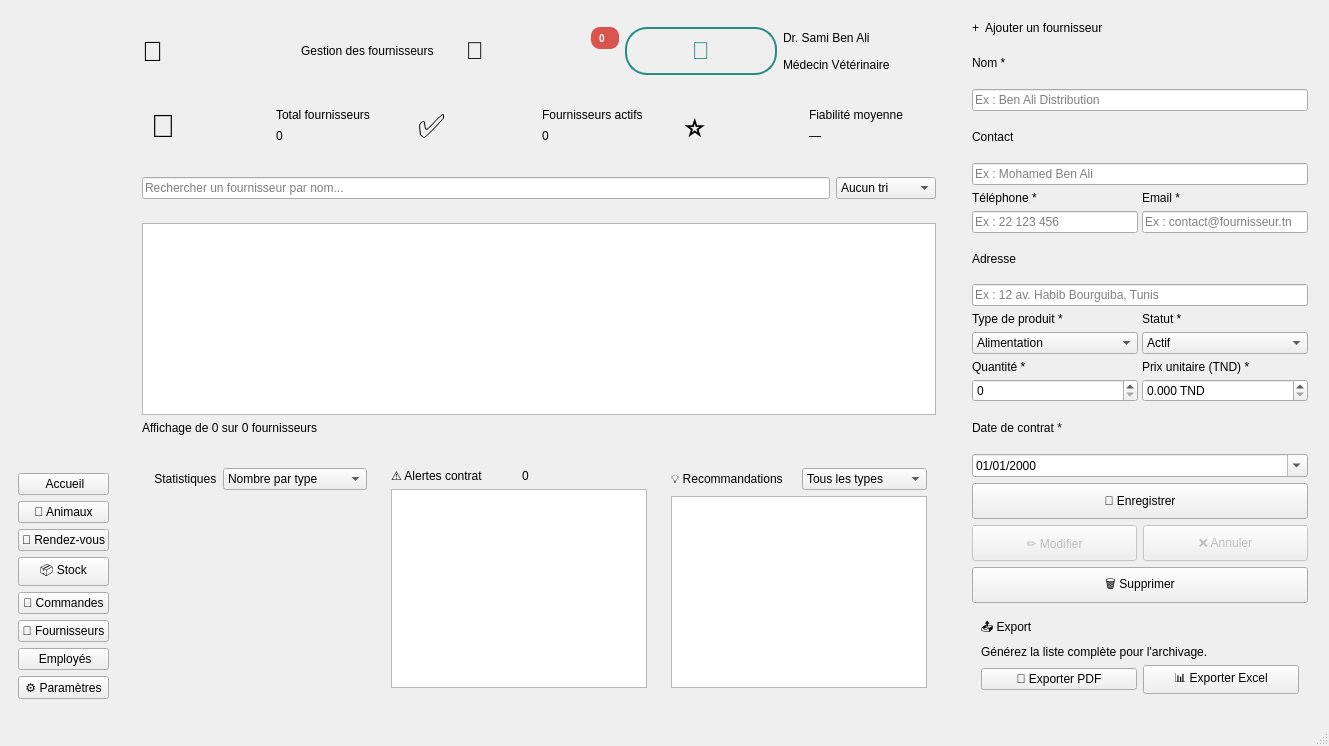
<?xml version="1.0" encoding="UTF-8"?>
<ui version="4.0">
 <class>MainWindow</class>
 <widget class="QMainWindow" name="MainWindow">
  <property name="windowTitle"><string>Pet Manager - Smart Pet Care Center</string></property>
  <property name="minimumSize"><size><width>1280</width><height>720</height></size></property>
  <widget class="QWidget" name="centralwidget">
   <layout class="QHBoxLayout" name="layout_main">
    <item>
     <widget class="QFrame" name="frame_sidebar">
      <property name="maximumSize"><size><width>230</width><height>16777215</height></size></property>
      <layout class="QVBoxLayout" name="layout_sidebar">
       <item><widget class="QLabel" name="label_logo"/></item>
       <item><widget class="QPushButton" name="btn_menu_accueil"><property name="text"><string> Accueil</string></property></widget></item>
       <item><widget class="QPushButton" name="btn_menu_animaux"><property name="text"><string>🐾 Animaux</string></property></widget></item>
       <item><widget class="QPushButton" name="btn_menu_rdv"><property name="text"><string>📅 Rendez-vous</string></property></widget></item>
       <item><widget class="QPushButton" name="btn_menu_stock"><property name="text"><string>📦 Stock</string></property></widget></item>
       <item><widget class="QPushButton" name="btn_menu_commandes"><property name="text"><string>🛒 Commandes</string></property></widget></item>
       <item><widget class="QPushButton" name="btn_menu_fournisseurs"><property name="text"><string>🚚 Fournisseurs</string></property></widget></item>
       <item><widget class="QPushButton" name="btn_menu_employes"><property name="text"><string> Employés</string></property></widget></item>
       <item><widget class="QPushButton" name="btn_menu_parametres"><property name="text"><string>⚙️ Paramètres</string></property></widget></item>
       <item><spacer name="verticalSpacer"><property name="orientation"><enum>Qt::Vertical</enum></property></spacer></item>
      </layout>
     </widget>
    </item>
    <item>
     <widget class="QFrame" name="frame_content">
      <layout class="QVBoxLayout" name="layout_content">
       <item>
        <widget class="QFrame" name="frame_header">
         <layout class="QHBoxLayout" name="layout_header">
          <item><widget class="QLabel" name="label_title_icon"><property name="text"><string>🚚</string></property><property name="styleSheet"><string>font-size: 28px;</string></property></widget></item>
          <item><widget class="QLabel" name="label_page_title"><property name="text"><string>Gestion des fournisseurs</string></property></widget></item>
          <item><spacer name="hSpacer_header"><property name="orientation"><enum>Qt::Horizontal</enum></property></spacer></item>
          <item>
           <widget class="QFrame" name="frame_bell_container">
            <property name="frameShape"><enum>QFrame::NoFrame</enum></property>
            <layout class="QGridLayout" name="layout_bell_grid">
             <property name="leftMargin"><number>0</number></property>
             <property name="topMargin"><number>0</number></property>
             <property name="rightMargin"><number>0</number></property>
             <property name="bottomMargin"><number>0</number></property>
             <item row="0" column="0">
              <widget class="QLabel" name="label_bell"><property name="text"><string>🔔</string></property><property name="styleSheet"><string>font-size: 24px;</string></property></widget>
             </item>
             <item row="0" column="0" alignment="Qt::AlignTop|Qt::AlignRight">
              <widget class="QLabel" name="label_notif_badge"><property name="text"><string>0</string></property><property name="styleSheet"><string>background-color: #D9534F; color: white; border-radius: 9px; font-size: 10px; font-weight: bold; padding: 2px 5px; min-width: 18px; min-height: 18px; qproperty-alignment: AlignCenter;</string></property></widget>
             </item>
            </layout>
           </widget>
          </item>
          <item><widget class="QLabel" name="label_avatar"><property name="text"><string>👤</string></property><property name="alignment"><set>Qt::AlignCenter</set></property><property name="styleSheet"><string>font-size: 24px; color: #2A8C82; border: 2px solid #2A8C82; border-radius: 22px; min-width: 44px; min-height: 44px;</string></property></widget></item>
          <item>
           <layout class="QVBoxLayout" name="layout_user">
            <item><widget class="QLabel" name="label_user_name"><property name="text"><string>Dr. Sami Ben Ali</string></property></widget></item>
            <item><widget class="QLabel" name="label_user_role"><property name="text"><string>Médecin Vétérinaire</string></property></widget></item>
           </layout>
          </item>
         </layout>
        </widget>
       </item>
       <item>
        <widget class="QFrame" name="frame_kpis">
         <layout class="QHBoxLayout" name="layout_kpis">
          <item>
           <widget class="QFrame" name="card_kpi1">
            <layout class="QHBoxLayout" name="layout_kpi1">
             <item><widget class="QLabel" name="label_kpi1_icon"><property name="text"><string>🚚</string></property><property name="styleSheet"><string>font-size: 32px;</string></property></widget></item>
             <item>
              <layout class="QVBoxLayout" name="layout_kpi1_txt">
               <item><widget class="QLabel" name="label_kpi1_title"><property name="text"><string>Total fournisseurs</string></property><property name="alignment"><set>Qt::AlignLeft</set></property></widget></item>
               <item><widget class="QLabel" name="label_kpi1_value"><property name="text"><string>0</string></property><property name="alignment"><set>Qt::AlignLeft</set></property></widget></item>
              </layout>
             </item>
            </layout>
           </widget>
          </item>
          <item>
           <widget class="QFrame" name="card_kpi2">
            <layout class="QHBoxLayout" name="layout_kpi2">
             <item><widget class="QLabel" name="label_kpi2_icon"><property name="text"><string>✅</string></property><property name="styleSheet"><string>font-size: 32px;</string></property></widget></item>
             <item>
              <layout class="QVBoxLayout" name="layout_kpi2_txt">
               <item><widget class="QLabel" name="label_kpi2_title"><property name="text"><string>Fournisseurs actifs</string></property><property name="alignment"><set>Qt::AlignLeft</set></property></widget></item>
               <item><widget class="QLabel" name="label_kpi2_value"><property name="text"><string>0</string></property><property name="alignment"><set>Qt::AlignLeft</set></property></widget></item>
              </layout>
             </item>
            </layout>
           </widget>
          </item>
          <item>
           <widget class="QFrame" name="card_kpi3">
            <layout class="QHBoxLayout" name="layout_kpi3">
             <item><widget class="QLabel" name="label_kpi3_icon"><property name="text"><string>⭐</string></property><property name="styleSheet"><string>font-size: 32px;</string></property></widget></item>
             <item>
              <layout class="QVBoxLayout" name="layout_kpi3_txt">
               <item><widget class="QLabel" name="label_kpi3_title"><property name="text"><string>Fiabilité moyenne</string></property><property name="alignment"><set>Qt::AlignLeft</set></property></widget></item>
               <item><widget class="QLabel" name="label_kpi3_value"><property name="text"><string>—</string></property><property name="alignment"><set>Qt::AlignLeft</set></property></widget></item>
              </layout>
             </item>
            </layout>
           </widget>
          </item>
         </layout>
        </widget>
       </item>
       <item>
        <widget class="QFrame" name="frame_toolbar">
         <layout class="QHBoxLayout" name="layout_toolbar">
          <item><widget class="QLineEdit" name="lineEdit_recherche"><property name="placeholderText"><string>Rechercher un fournisseur par nom...</string></property></widget></item>
          <item>
           <widget class="QComboBox" name="comboBox_tri">
            <item><property name="text"><string>Aucun tri</string></property></item>
            <item><property name="text"><string>Nom (A → Z)</string></property></item>
            <item><property name="text"><string>Nom (Z → A)</string></property></item>
           </widget>
          </item>
         </layout>
        </widget>
       </item>
       <item>
        <widget class="QFrame" name="frame_table">
         <layout class="QVBoxLayout" name="layout_table">
          <item><widget class="QTableWidget" name="tableWidget_fournisseurs"/></item>
          <item><widget class="QLabel" name="label_table_footer"><property name="text"><string>Affichage de 0 sur 0 fournisseurs</string></property></widget></item>
         </layout>
        </widget>
       </item>
       <item>
        <widget class="QFrame" name="frame_bottom">
         <layout class="QHBoxLayout" name="layout_bottom">
          <item>
           <widget class="QFrame" name="card_chart">
            <layout class="QVBoxLayout" name="layout_card_chart">
             <item>
              <layout class="QHBoxLayout" name="layout_chart_head">
               <item><widget class="QLabel" name="label_chart_title"><property name="text"><string> Statistiques</string></property></widget></item>
               <item>
                <widget class="QComboBox" name="comboBox_chart">
                 <item><property name="text"><string>Nombre par type</string></property></item>
                 <item><property name="text"><string>Répartition par statut</string></property></item>
                </widget>
               </item>
              </layout>
             </item>
             <item>
              <widget class="QFrame" name="frame_chart">
               <property name="minimumSize"><size><width>0</width><height>180</height></size></property>
               <layout class="QVBoxLayout" name="layout_chart_container"></layout>
              </widget>
             </item>
            </layout>
           </widget>
          </item>
          <item>
           <widget class="QFrame" name="card_alerts">
            <layout class="QVBoxLayout" name="layout_card_alerts">
             <item>
              <layout class="QHBoxLayout" name="layout_alerts_head">
               <item><widget class="QLabel" name="label_alerts_title"><property name="text"><string>⚠️ Alertes contrat</string></property></widget></item>
               <item><widget class="QLabel" name="label_alerts_badge"><property name="text"><string>0</string></property></widget></item>
              </layout>
             </item>
             <item><widget class="QListWidget" name="listWidget_alertes"/></item>
            </layout>
           </widget>
          </item>
          <item>
           <widget class="QFrame" name="card_suggestions">
            <layout class="QVBoxLayout" name="layout_card_sugg">
             <item>
              <layout class="QHBoxLayout" name="layout_sugg_head">
               <item><widget class="QLabel" name="label_sugg_title"><property name="text"><string>💡 Recommandations</string></property></widget></item>
               <item>
                <widget class="QComboBox" name="comboBox_rec_type">
                 <item><property name="text"><string>Tous les types</string></property></item>
                 <item><property name="text"><string>Alimentation</string></property></item>
                 <item><property name="text"><string>Médicaments</string></property></item>
                 <item><property name="text"><string>Équipement</string></property></item>
                </widget>
               </item>
              </layout>
             </item>
             <item><widget class="QListWidget" name="listWidget_suggestions"/></item>
            </layout>
           </widget>
          </item>
         </layout>
        </widget>
       </item>
      </layout>
     </widget>
    </item>
    <item>
     <widget class="QFrame" name="frame_right">
      <property name="minimumSize"><size><width>360</width><height>0</height></size></property>
      <property name="maximumSize"><size><width>360</width><height>16777215</height></size></property>
      <layout class="QVBoxLayout" name="layout_right">
       <property name="leftMargin"><number>12</number></property>
       <property name="topMargin"><number>12</number></property>
       <property name="rightMargin"><number>12</number></property>
       <property name="bottomMargin"><number>12</number></property>
       <item>
        <widget class="QLabel" name="label_form_title"><property name="text"><string>+  Ajouter un fournisseur</string></property></widget>
       </item>
       <item>
        <widget class="QScrollArea" name="scrollArea_form">
         <property name="frameShape"><enum>QFrame::NoFrame</enum></property>
         <property name="widgetResizable"><bool>true</bool></property>
         <widget class="QWidget" name="scrollAreaWidgetContents">
          <property name="geometry"><rect><x>0</x><y>0</y><width>320</width><height>600</height></rect></property>
          <layout class="QVBoxLayout" name="layout_form">
           <property name="spacing"><number>4</number></property>
           <property name="leftMargin"><number>0</number></property>
           <property name="topMargin"><number>0</number></property>
           <property name="rightMargin"><number>0</number></property>
           <property name="bottomMargin"><number>0</number></property>
           <item><widget class="QLabel" name="label_nom"><property name="text"><string>Nom *</string></property></widget></item>
           <item><widget class="QLineEdit" name="lineEdit_nom"><property name="placeholderText"><string>Ex : Ben Ali Distribution</string></property></widget></item>
           <item><widget class="QLabel" name="label_contact"><property name="text"><string>Contact</string></property></widget></item>
           <item><widget class="QLineEdit" name="lineEdit_contact"><property name="placeholderText"><string>Ex : Mohamed Ben Ali</string></property></widget></item>
           <item>
            <layout class="QHBoxLayout" name="layout_tel_email">
             <item>
              <layout class="QVBoxLayout" name="layout_tel">
               <item><widget class="QLabel" name="label_tel"><property name="text"><string>Téléphone *</string></property></widget></item>
               <item><widget class="QLineEdit" name="lineEdit_tel"><property name="placeholderText"><string>Ex : 22 123 456</string></property></widget></item>
              </layout>
             </item>
             <item>
              <layout class="QVBoxLayout" name="layout_email">
               <item><widget class="QLabel" name="label_email"><property name="text"><string>Email *</string></property></widget></item>
               <item><widget class="QLineEdit" name="lineEdit_email"><property name="placeholderText"><string>Ex : contact@fournisseur.tn</string></property></widget></item>
              </layout>
             </item>
            </layout>
           </item>
           <item><widget class="QLabel" name="label_adresse"><property name="text"><string>Adresse</string></property></widget></item>
           <item><widget class="QLineEdit" name="lineEdit_adresse"><property name="placeholderText"><string>Ex : 12 av. Habib Bourguiba, Tunis</string></property></widget></item>
           <item>
            <layout class="QHBoxLayout" name="layout_type_status">
             <item>
              <layout class="QVBoxLayout" name="layout_type">
               <item><widget class="QLabel" name="label_type"><property name="text"><string>Type de produit *</string></property></widget></item>
               <item><widget class="QComboBox" name="comboBox_type"><item><property name="text"><string>Alimentation</string></property></item><item><property name="text"><string>Accessoires</string></property></item><item><property name="text"><string>Soins et hygiène</string></property></item><item><property name="text"><string>Médicaments</string></property></item><item><property name="text"><string>Équipement</string></property></item></widget></item>
              </layout>
             </item>
             <item>
              <layout class="QVBoxLayout" name="layout_status">
               <item><widget class="QLabel" name="label_status"><property name="text"><string>Statut *</string></property></widget></item>
               <item><widget class="QComboBox" name="comboBox_status"><item><property name="text"><string>Actif</string></property></item><item><property name="text"><string>Suspendu</string></property></item><item><property name="text"><string>Inactif</string></property></item></widget></item>
              </layout>
             </item>
            </layout>
           </item>
           <item>
            <layout class="QHBoxLayout" name="layout_quantite_prix">
             <item>
              <layout class="QVBoxLayout" name="layout_quantite">
               <item><widget class="QLabel" name="label_quantite"><property name="text"><string>Quantité *</string></property></widget></item>
               <item><widget class="QSpinBox" name="spinBox_quantite"><property name="maximum"><number>999999</number></property></widget></item>
              </layout>
             </item>
             <item>
              <layout class="QVBoxLayout" name="layout_prix">
               <item><widget class="QLabel" name="label_prix"><property name="text"><string>Prix unitaire (TND) *</string></property></widget></item>
               <item><widget class="QDoubleSpinBox" name="doubleSpinBox_prix"><property name="suffix"><string> TND</string></property><property name="decimals"><number>3</number></property><property name="maximum"><number>999999</number></property></widget></item>
              </layout>
             </item>
            </layout>
           </item>
           <item><widget class="QLabel" name="label_date"><property name="text"><string>Date de contrat *</string></property></widget></item>
           <item><widget class="QDateEdit" name="dateEdit_contrat"><property name="calendarPopup"><bool>true</bool></property><property name="displayFormat"><string>dd/MM/yyyy</string></property></widget></item>
          </layout>
         </widget>
        </widget>
       </item>
       <item><widget class="QPushButton" name="btn_enregistrer"><property name="text"><string>💾 Enregistrer</string></property><property name="minimumSize"><size><width>0</width><height>36</height></size></property></widget></item>
       <item>
        <layout class="QHBoxLayout" name="layout_mod_ann">
         <item><widget class="QPushButton" name="btn_modifier"><property name="text"><string>✏️ Modifier</string></property><property name="minimumSize"><size><width>0</width><height>36</height></size></property><property name="enabled"><bool>false</bool></property></widget></item>
         <item><widget class="QPushButton" name="btn_annuler"><property name="text"><string>❌ Annuler</string></property><property name="minimumSize"><size><width>0</width><height>36</height></size></property><property name="enabled"><bool>false</bool></property></widget></item>
        </layout>
       </item>
       <item><widget class="QPushButton" name="btn_supprimer"><property name="text"><string>🗑 Supprimer</string></property><property name="minimumSize"><size><width>0</width><height>36</height></size></property></widget></item>
       <item>
        <widget class="QFrame" name="card_export">
         <layout class="QVBoxLayout" name="layout_card_export">
          <item><widget class="QLabel" name="label_export_title"><property name="text"><string>📤 Export</string></property></widget></item>
          <item><widget class="QLabel" name="label_export_desc"><property name="text"><string>Générez la liste complète pour l'archivage.</string></property><property name="wordWrap"><bool>true</bool></property></widget></item>
          <item>
           <layout class="QHBoxLayout" name="layout_export_btns">
            <item><widget class="QPushButton" name="btn_export_pdf"><property name="text"><string>📄 Exporter PDF</string></property></widget></item>
            <item><widget class="QPushButton" name="btn_export_excel"><property name="text"><string>📊 Exporter Excel</string></property></widget></item>
           </layout>
          </item>
         </layout>
        </widget>
       </item>
      </layout>
     </widget>
    </item>
   </layout>
  </widget>
  <widget class="QMenuBar" name="menubar"/>
  <widget class="QStatusBar" name="statusbar"/>
 </widget>
 <resources/>
 <connections/>
</ui>
